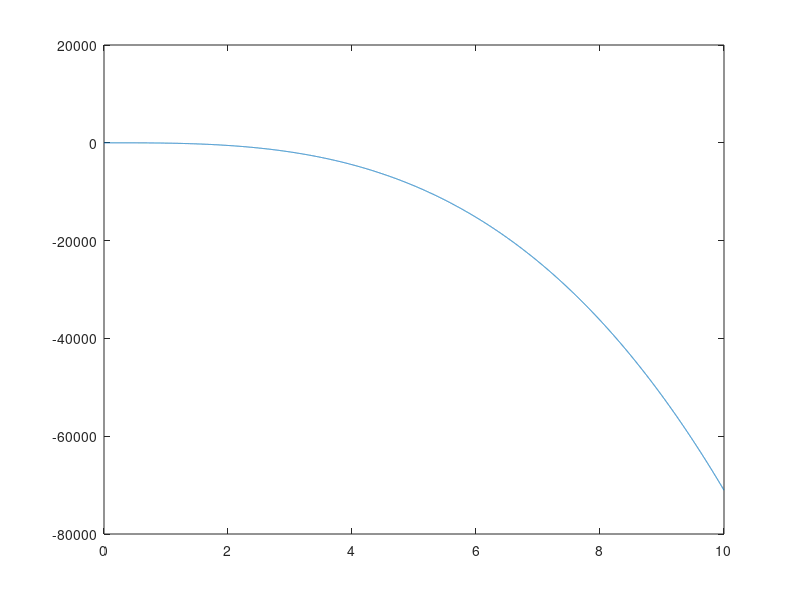

The MATLAB script that drew this image:
% Scipt to help in solving problem in book named "Fundamentals of Physics", 
% Edition 2, PWN
% Halloday, Resick, Walker
% Problem 35 on 259 page, Volume 1

clc;                %% Clear all console
clear;              %% Clear all variables 

g = 9.81;
m = 3.2;  
k = 431;
x = 21 * 0.01;  %% cm => m
d = 1/2 * k*x^2 /(m*g*sin(deg2rad(30))) - x;
printf("A) Distance d = %d m \n",d);
printf("A) Distance d = %d cm \n",d * 100);

%%Subpoint B
x2=0:0.001:10;
y= 1/2 *m * g * x2.^2 * cos(deg2rad(90-30)) -(1/6 *k*x2.^3);
plot(x2,y)